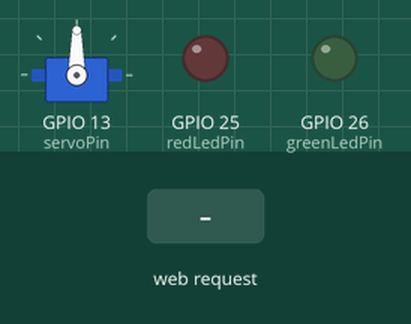
Simulated run of this program. Board: ESP32. Parts: servo, output pins drawn as LEDs (lit = HIGH). The test bench sets the inputs (shaded band). WiFi joins after 1.5 s; servers stay silent unless stated; what the program prints to the serial monitor is not drawn.

Above: at 2.7 s.
2.8 s: HTTP request GET /?value= received
At 3.5 s:
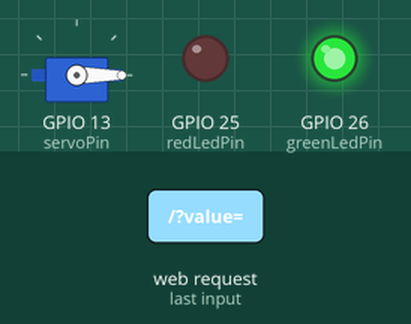
Timing chart, 0 to 5.8 s (numbered marks = the images above; inputs shaded):
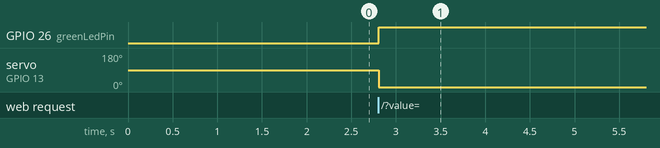

The program:

main.cpp
```cpp
/*********
  Rui Santos
  Complete project details at http://randomnerdtutorials.com
*********/

#include <WiFi.h>
#include <Servo.h>

Servo myservo; // create servo object to control a servo
// twelve servo objects can be created on most boards

// GPIO the servo is attached to
static const int servoPin = 13;

// other pins
static const int redLedPin = 25;
static const int greenLedPin = 26;
const int redChannel = 4;
const int greenChannel = 5;

// Replace with your network credentials
const char *ssid = "NTNU-IOT";
const char *password = "";

// Set web server port number to 80
WiFiServer server(80);

// Variable to store the HTTP request
String header;

// Decode HTTP GET value
String valueString = String(5);
int pos1 = 0;
int pos2 = 0;

// Current time
unsigned long currentTime = millis();
// Previous time
unsigned long previousTime = 0;
// Define timeout time in milliseconds (example: 2000ms = 2s)
const long timeoutTime = 2000;

void setup()
{
  Serial.begin(9600);

  myservo.attach(servoPin); // attaches the servo on the servoPin to the servo object

  // make led ready
  ledcSetup(redChannel, 5000, 8);
  ledcSetup(greenChannel, 5000, 8);
  ledcAttachPin(redLedPin, redChannel);
  ledcAttachPin(greenLedPin, greenChannel);

  // Connect to Wi-Fi network with SSID and password
  Serial.print("Connecting to ");
  Serial.println(ssid);
  WiFi.begin(ssid, password);
  while (WiFi.status() != WL_CONNECTED)
  {
    delay(500);
    Serial.print(".");
  }
  // Print local IP address and start web server
  Serial.println("");
  Serial.println("WiFi connected.");
  Serial.println("IP address: ");
  Serial.println(WiFi.localIP());
  server.begin();
}

void loop()
{
  WiFiClient client = server.available(); // Listen for incoming clients

  if (client)
  { // If a new client connects,
    currentTime = millis();
    previousTime = currentTime;
    Serial.println("New Client."); // print a message out in the serial port
    String currentLine = "";       // make a String to hold incoming data from the client
    while (client.connected() && currentTime - previousTime <= timeoutTime)
    { // loop while the client's connected
      currentTime = millis();
      if (client.available())
      {                         // if there's bytes to read from the client,
        char c = client.read(); // read a byte, then
        Serial.write(c);        // print it out the serial monitor
        header += c;
        if (c == '\n')
        { // if the byte is a newline character
          // if the current line is blank, you got two newline characters in a row.
          // that's the end of the client HTTP request, so send a response:
          if (currentLine.length() == 0)
          {
            // HTTP headers always start with a response code (e.g. HTTP/1.1 200 OK)
            // and a content-type so the client knows what's coming, then a blank line:
            client.println("HTTP/1.1 200 OK");
            client.println("Content-type:text/html");
            client.println("Connection: close");
            client.println();

            // Display the HTML web page
            client.println("<!DOCTYPE html><html>");
            client.println("<head><meta name=\"viewport\" content=\"width=device-width, initial-scale=1\">");
            client.println("<link rel=\"icon\" href=\"data:,\">");
            // CSS to style the on/off buttons
            // Feel free to change the background-color and font-size attributes to fit your preferences
            client.println("<style>body { text-align: center; font-family: \"Trebuchet MS\", Arial; margin-left:auto; margin-right:auto;}");
            client.println(".slider { width: 300px; }</style>");
            client.println("<script src=\"https://ajax.googleapis.com/ajax/libs/jquery/3.3.1/jquery.min.js\"></script>");

            // Web Page
            client.println("</head><body><h1>ESP32 with Servo</h1>");
            client.println("<p>Position: <span id=\"servoPos\"></span></p>");
            client.println("<input type=\"range\" min=\"0\" max=\"180\" class=\"slider\" id=\"servoSlider\" onchange=\"servo(this.value)\" value=\"" + valueString + "\"/>");

            client.println("<script>var slider = document.getElementById(\"servoSlider\");");
            client.println("var servoP = document.getElementById(\"servoPos\"); servoP.innerHTML = slider.value;");
            client.println("slider.oninput = function() { slider.value = this.value; servoP.innerHTML = this.value; }");
            client.println("$.ajaxSetup({timeout:1000}); function servo(pos) { ");
            client.println("$.get(\"/?value=\" + pos + \"&\"); {Connection: close};}</script>");

            client.println("</body></html>");

            // GET /?value=180& HTTP/1.1
            if (header.indexOf("GET /?value=") >= 0)
            {
              pos1 = header.indexOf('=');
              pos2 = header.indexOf('&');
              valueString = header.substring(pos1 + 1, pos2);

              // Rotate the servo
              myservo.write(valueString.toInt());

              // led regulering
              ledcWrite(redChannel, map(valueString.toInt(), 0, 180, 0, 255));
              ledcWrite(greenChannel, map(valueString.toInt(), 0, 180, 255, 0));

              Serial.println(valueString);
            }
            // The HTTP response ends with another blank line
            client.println();
            // Break out of the while loop
            break;
          }
          else
          { // if you got a newline, then clear currentLine
            currentLine = "";
          }
        }
        else if (c != '\r')
        {                   // if you got anything else but a carriage return character,
          currentLine += c; // add it to the end of the currentLine
        }
      }
    }
    // Clear the header variable
    header = "";
    // Close the connection
    client.stop();
    Serial.println("Client disconnected.");
    Serial.println("");
  }
}
```

Measured:
- after the input at 2.8 s, GPIO 26 (greenLedPin): LOW → HIGH at once; servo on GPIO 13 (servoPin): 90° → 0° at once
